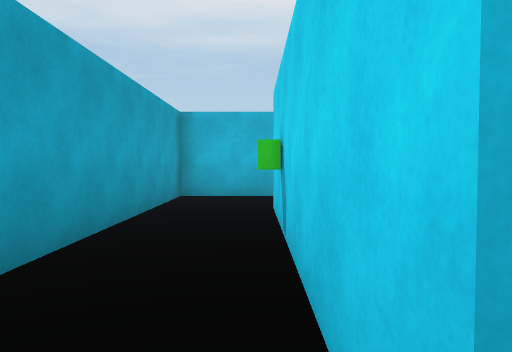
[1] (above)

16 first-person views from a walk through a scene from a Unity 3-D project. The camera is 1.4 m above the floor, tilts 2° down and sees 70° across. The floor is counted in squares, 2 m on a side. Each view is taken from the middle of a square. On the plan, view 1 faces up. The plan holds only what a view shows up to about 11 squares ahead; the rest is blank. The place goes on beyond the plan. The player is left out. Some animated figures are not drawn. Door leaves are left out, so doorways stand open.

[2]
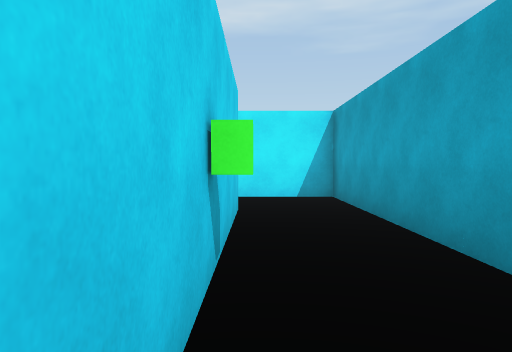

[3]
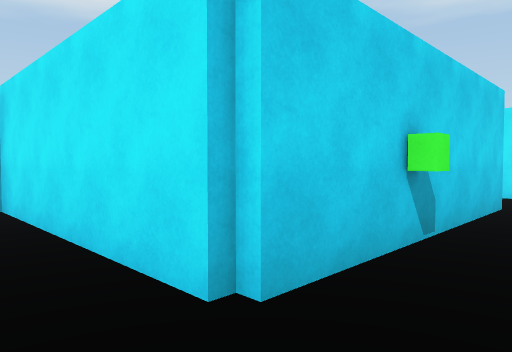

[4]
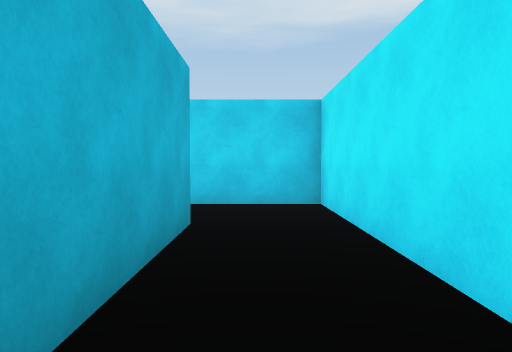

[5]
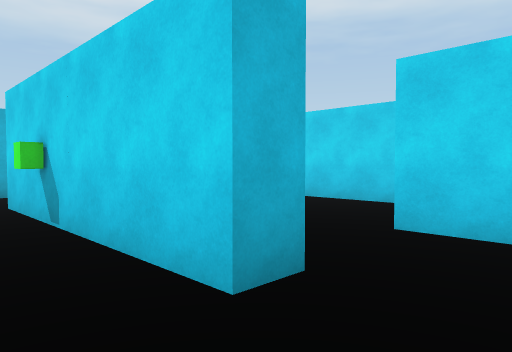

[6]
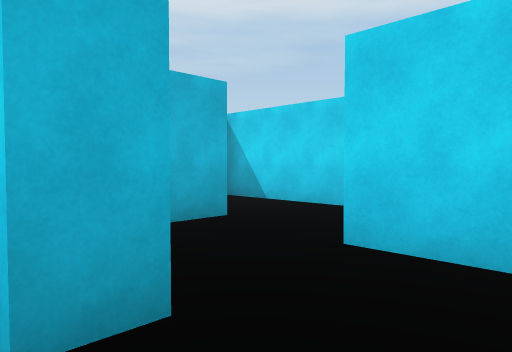

[7]
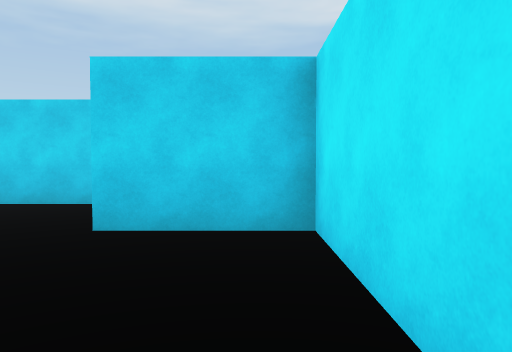

[8]
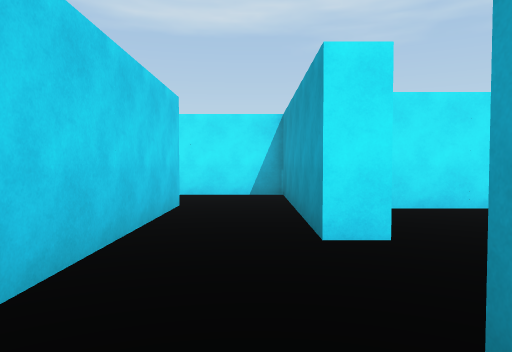

[9]
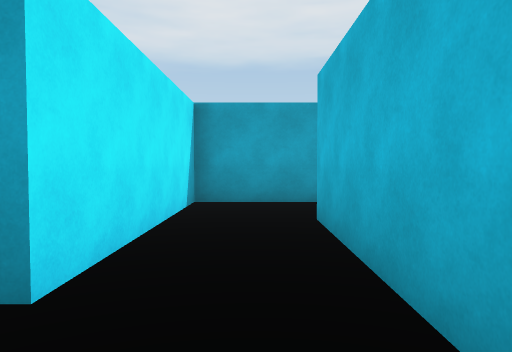

[10]
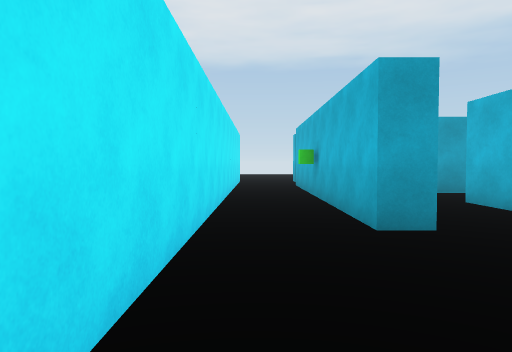

[11]
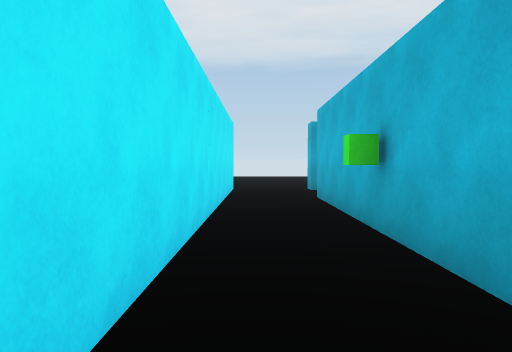

[12]
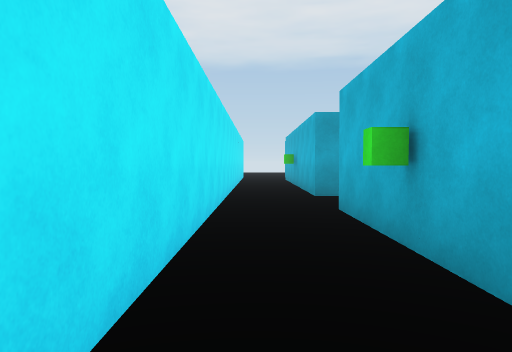

[13]
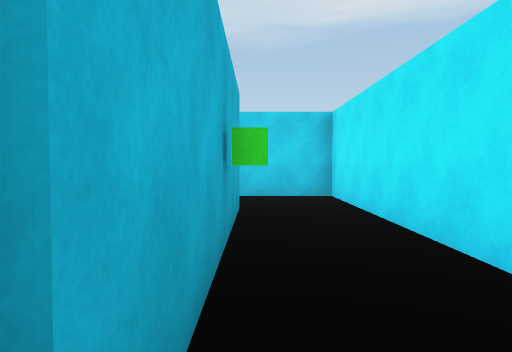

[14]
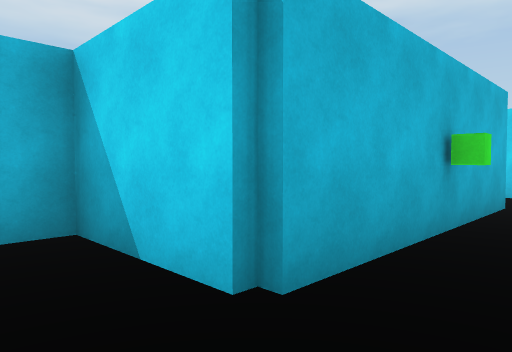

[15]
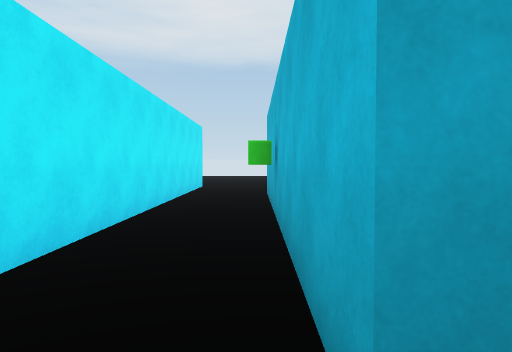

[16]
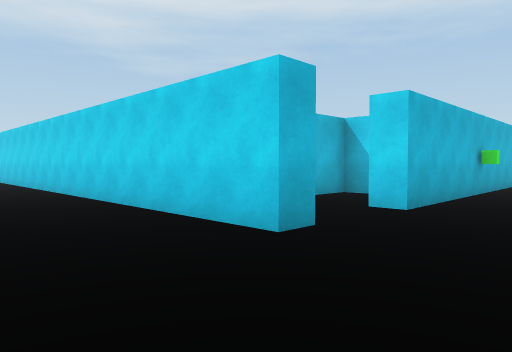

### Floor plan
Points are (right, up) in squares from view 1. A wall is a line through its corners. A room is listed if a view was taken in it or the views show most of it. See-through windows are left out.
Room 1 (views 1, 2, 3, 4, 5, 6, 7)
walls: (0.3, 0.4) (0.3, 5.9) (5.3, 5.9) (5.3, 8.1); (3.2, 7.8) (-1.6, 7.8) (-1.6, -1.6) (0.6, -1.6)
ways out: opening at (1, -0.5) to room 6; opening at (4.5, 8)
Room 2 (view 8)
walls: (5.3, 3.5) (5.3, 5.2)
ways out: opening at (4.5, 3) to room 3
Room 3 (view 9)
walls: (2.8, 0.7) (3.4, 0.7) (3.4, -4.1) (8.2, -4.1); (3.2, 2.8) (2.2, 2.8); (10.3, -3.5) (10.3, -2.2) (5.3, -2.2) (5.3, 3.5)
ways out: opening at (4.5, 3) to room 2; opening at (9.5, -4) to room 4; opening at (3, 1.5) to room 6
Room 4 (views 10, 11, 12, 13, 14, 15)
walls: (8.2, -4.1) (8.2, -4.7) (0.5, -4.7) (0.5, -4); (15.8, -4.7) (10.3, -4.7) (10.3, -3.5); (-2, -6.6) (17.8, -6.6) (17.8, -4.2)
ways out: opening at (9.5, -4) to room 3; open door at (-2, -5.5) to room 5; opening at (-0.5, -4) to room 7
Room 5 (view 16)
walls: (-2.2, -4.6) (-2.2, 5.8)
ways out: open door at (-2, -5.5) to room 4
Room 6 (no view inside)
walls: (1, 0.4) (0.3, 0.4); (0.6, -1.6) (2.8, -1.6) (2.8, 0.7)
ways out: opening at (1, -0.5) to room 1; opening at (3, 1.5) to room 3
Room 7 (no view inside)
walls: (2.8, -3) (2.8, -2.2) (1.6, -2.2)
ways out: opening at (-0.5, -4) to room 4

Where each view was taken, in squares from view 1:
view 1: 0 up, 0 right, facing up
view 2: 6 up, 0 right, facing down
view 3: 7 up, 1 left, facing down-right
view 4: 7 up, 1 left, facing right
view 5: 1 down, 1 left, facing up-right
view 6: 1 down, 0 right, facing up-right
view 7: 1 down, 1 left, facing right
view 8: 4 up, 4 right, facing down
view 9: 3 down, 10 right, facing left
view 10: 6 down, 12 right, facing left
view 11: 6 down, 8 right, facing left
view 12: 6 down, 16 right, facing left
view 13: 5 down, 10 right, facing right
view 14: 6 down, 9 right, facing up-right
view 15: 5 down, 9 right, facing left
view 16: 7 down, 5 left, facing up-right
